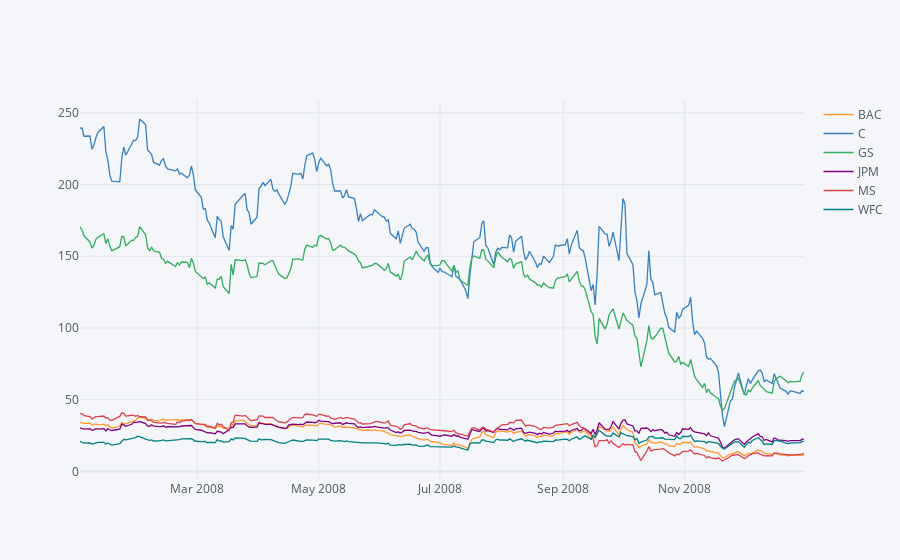

Notebook code cell kept with this figure:
### Markdown cell above
## Analyze the close prices in 2008

It seems that 2008 is a special year for stocks, Let's analyze the close price for these stocks in the year 2008.

### Code cell
bank_stocks['2008-01-01':'2009-01-01'].xs(key="Close", axis=1, level="Stock Info").iplot()

### Figure 1 — Plotly figure (JSON) as saved in the notebook; plotly's stock layout.template omitted (floating-point values rounded to 4 significant figures; data arrays with more than 128 entries replaced by an {"elided": "..."} marker saying what was removed)
{"data": [{"line": {"color": "rgba(255, 153, 51, 1.0)", "dash": "solid", "shape": "linear", "width": 1.3}, "mode": "lines", "name": "BAC", "text": "", "type": "scatter", "x": {"elided": "253 str values"}, "y": {"elided": "253 float values"}}, {"line": {"color": "rgba(55, 128, 191, 1.0)", "dash": "solid", "shape": "linear", "width": 1.3}, "mode": "lines", "name": "C", "text": "", "type": "scatter", "x": {"elided": "253 str values"}, "y": {"elided": "253 float values"}}, {"line": {"color": "rgba(50, 171, 96, 1.0)", "dash": "solid", "shape": "linear", "width": 1.3}, "mode": "lines", "name": "GS", "text": "", "type": "scatter", "x": {"elided": "253 str values"}, "y": {"elided": "253 float values"}}, {"line": {"color": "rgba(128, 0, 128, 1.0)", "dash": "solid", "shape": "linear", "width": 1.3}, "mode": "lines", "name": "JPM", "text": "", "type": "scatter", "x": {"elided": "253 str values"}, "y": {"elided": "253 float values"}}, {"line": {"color": "rgba(219, 64, 82, 1.0)", "dash": "solid", "shape": "linear", "width": 1.3}, "mode": "lines", "name": "MS", "text": "", "type": "scatter", "x": {"elided": "253 str values"}, "y": {"elided": "253 float values"}}, {"line": {"color": "rgba(0, 128, 128, 1.0)", "dash": "solid", "shape": "linear", "width": 1.3}, "mode": "lines", "name": "WFC", "text": "", "type": "scatter", "x": {"elided": "253 str values"}, "y": {"elided": "253 float values"}}], "layout": {"autosize": true, "legend": {"bgcolor": "#F5F6F9", "font": {"color": "#4D5663"}}, "paper_bgcolor": "#F5F6F9", "plot_bgcolor": "#F5F6F9", "title": {"font": {"color": "#4D5663"}}, "xaxis": {"autorange": true, "gridcolor": "#E1E5ED", "range": ["2008-01-02", "2008-12-31"], "showgrid": true, "tickfont": {"color": "#4D5663"}, "title": {"font": {"color": "#4D5663"}, "text": ""}, "type": "date", "zerolinecolor": "#E1E5ED"}, "yaxis": {"autorange": true, "gridcolor": "#E1E5ED", "range": [-5.978, 258.9], "showgrid": true, "tickfont": {"color": "#4D5663"}, "title": {"font": {"color": "#4D5663"}, "text": ""}, "type": "linear", "zerolinecolor": "#E1E5ED"}}}
